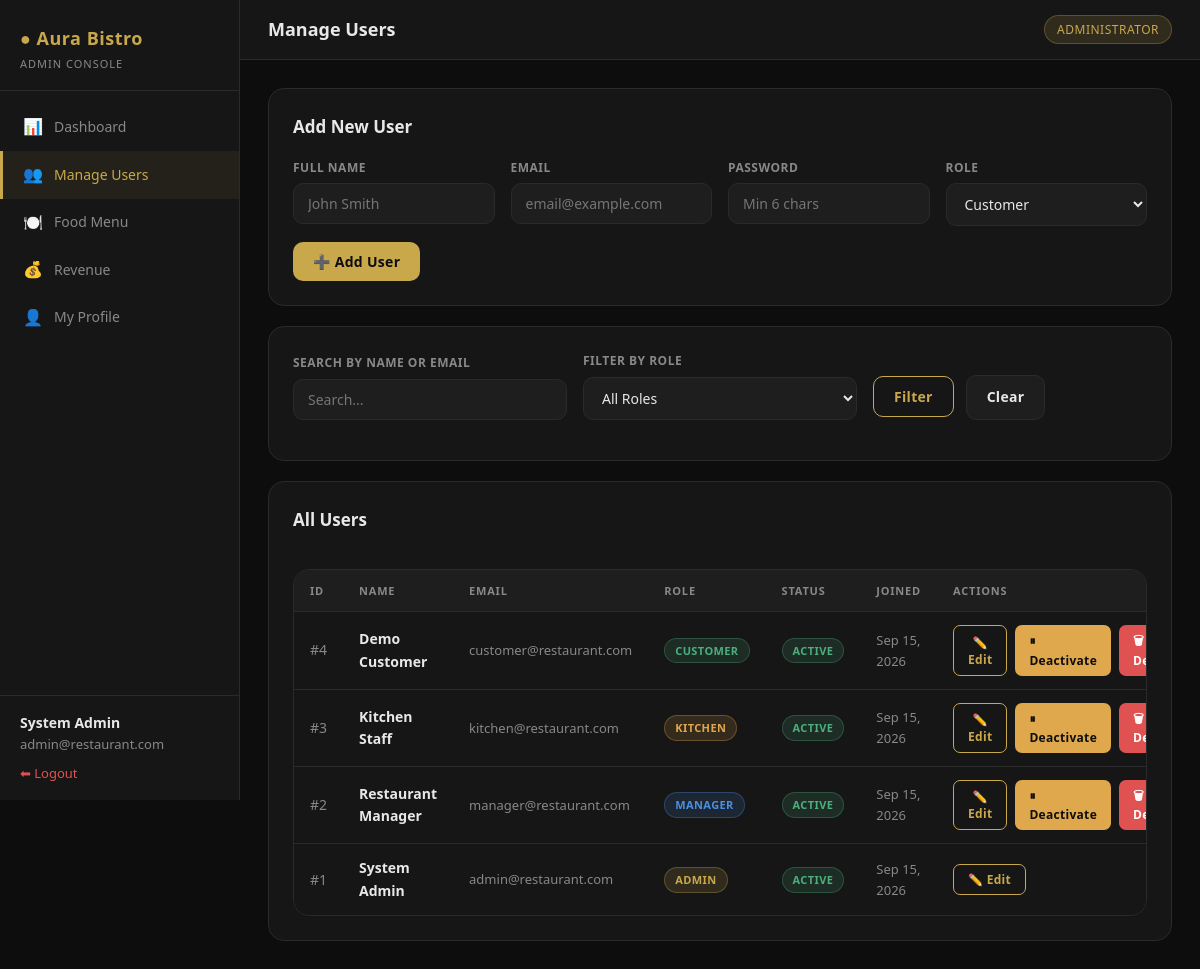
The page /admin/users.php (signed in) on the database its author committed.
### tables this page shows
CREATE TABLE users (
    id          INT AUTO_INCREMENT PRIMARY KEY,
    name        VARCHAR(100)  NOT NULL,
    email       VARCHAR(150)  UNIQUE NOT NULL,
    password    VARCHAR(255)  NOT NULL,
    role        ENUM('admin','manager','customer','kitchen') NOT NULL DEFAULT 'customer',
    status      ENUM('active','inactive') NOT NULL DEFAULT 'active',
    profile_pic VARCHAR(255)  DEFAULT NULL,
    created_at  TIMESTAMP DEFAULT CURRENT_TIMESTAMP
);

### admin/users.php (the view, shortened to what this page needs)
<?php
require "../config/database.php";
$search = trim($_GET['search'] ?? '');
$where = "WHERE 1=1";
$stmt = $conn->prepare("SELECT id,name,email,role,status,created_at FROM users $where ORDER BY id DESC");
$stmt->execute();
$users = $stmt->get_result();
?>
<!DOCTYPE html>
<html lang="en">
<head>
<link rel="stylesheet" href="../assets/css/style.css">
</head>
<body>
<div class="dash-wrap">
    <?php require "../includes/sidebar_admin.php"; ?>
    <div class="main">
        <div class="top-bar">
            <h1>Manage Users</h1>
            <span class="badge-role">Administrator</span>
        </div>
        <div class="content">
            <div class="card mb-20">
                <h2>Add New User</h2>
                <form method="POST">
                    <div class="form-row">
                        <div class="form-group"><label>Full Name</label><input name="name" placeholder="John Smith" required></div>
                        <div class="form-group"><label>Email</label><input type="email" name="email" placeholder="email@example.com" required></div>
                        <div class="form-group"><label>Password</label><input type="password" name="password" placeholder="Min 6 chars" required></div>
                        <div class="form-group">
                            <label>Role</label>
                            <select name="role">
                                <option value="customer">Customer</option>
                            </select>
                        </div>
                    </div>
                    <button class="btn">➕ Add User</button>
                </form>
            </div>
            <div class="card mb-20">
                <form method="GET" class="form-row" style="align-items:flex-end">
                    <div class="form-group" style="flex:2">
                        <label>Search by name or email</label>
                        <input name="search" placeholder="Search..." value="<?= htmlspecialchars($search) ?>">
                    </div>
                    <div class="form-group">
                        <label>Filter by role</label>
                        <select name="role">
                            <option value="">All Roles</option>
                        </select>
                    </div>
                    <div style="padding-bottom:16px"><button class="btn btn-outline">Filter</button>
                    <a href="users.php" class="btn btn-dark" style="margin-left:8px">Clear</a></div>
                </form>
            </div>
            <div class="card">
                <div class="section-head">
                    <h2>All Users</h2>
                </div>
                <div class="tbl-wrap">
                    <table>
                        <thead>
                            <tr>
                                <th>ID</th><th>Name</th><th>Email</th><th>Role</th>
                                <th>Status</th><th>Joined</th><th>Actions</th>
                            </tr>
                        </thead>
                        <tbody>
                        <?php while ($u = $users->fetch_assoc()): ?>
                            <tr>
                                <td style="color:var(--muted)">#<?= $u['id'] ?></td>
                                <td><strong><?= htmlspecialchars($u['name']) ?></strong></td>
                                <td style="color:var(--muted);font-size:13px"><?= htmlspecialchars($u['email']) ?></td>
                                <td><span class="badge badge-<?= $u['role'] ?>"><?= ucfirst($u['role']) ?></span></td>
                                <td><span class="badge badge-<?= $u['status'] ?>"><?= ucfirst($u['status']) ?></span></td>
                                <td style="color:var(--muted);font-size:13px"><?= date('M d, Y', strtotime($u['created_at'])) ?></td>
                                <td>
                                    <div class="flex gap-8">
                                        <button class="btn btn-sm btn-outline"
                                            onclick="openEdit(<?= $u['id'] ?>, '<?= htmlspecialchars(addslashes($u['name'])) ?>', '<?= $u['role'] ?>', '<?= $u['status'] ?>')">
                                            ✏️ Edit
                                        </button>
                                        <?php if ($u['id'] !== (int)$_SESSION['user']['id']): ?>
                                            <?php if ($u['status'] === 'active'): ?>
                                                <a class="btn btn-sm btn-warning"
                                                   href="users.php?toggle=deactivate&id=<?= $u['id'] ?>"
                                                   onclick="return confirm('Deactivate this user?')">⏸ Deactivate</a>
                                            <?php else: ?>
                                                <a class="btn btn-sm btn-success"
                                                   href="users.php?toggle=activate&id=<?= $u['id'] ?>">▶ Activate</a>
                                            <?php endif; ?>
                                            <a class="btn btn-sm btn-danger"
                                               href="users.php?delete=<?= $u['id'] ?>"
                                               onclick="return confirm('Delete this user permanently?')">🗑 Delete</a>
                                        <?php endif; ?>
                                    </div>
                                </td>
                            </tr>
                        <?php endwhile; ?>
                        </tbody>
                    </table>
                </div>
            </div>
        </div>
    </div>
</div>
</body>
</html>

### assets/css/style.css (style rules this page uses)
:root { --bg: #0d0d0d; --bg2: #161616; --bg3: #1e1e1e; --border: #2a2a2a; --gold: #c9a84c; --gold-lt: #e0c070; --text: #e8e8e8; --muted: #888; --danger: #e05252; --success: #4caf7d; --warning: #e0a84c; --info: #4c8fe0; --radius: 10px; --radius-lg: 16px; --shadow: 0 4px 24px rgba(0,0,0,.45); }
* { box-sizing: border-box; margin: 0; padding: 0; }
html { scroll-behavior: smooth; }
body { font-family: 'Segoe UI', Arial, sans-serif; background: var(--bg); color: var(--text); min-height: 100vh; font-size: 15px; line-height: 1.6; }
a { color: var(--gold); text-decoration: none; }
.dash-wrap { display: flex; min-height: 100vh; }
.main { flex: 1; overflow-x: hidden; }
.top-bar { background: var(--bg2); border-bottom: 1px solid var(--border); padding: 0 28px; height: 60px; display: flex; align-items: center; justify-content: space-between; }
.top-bar h1 { font-size: 18px; font-weight: 600; color: var(--text); }
.top-bar .badge-role { background: rgba(201,168,76,.15); color: var(--gold); padding: 4px 12px; border-radius: 20px; font-size: 12px; letter-spacing: .5px; text-transform: uppercase; border: 1px solid rgba(201,168,76,.3); }
.content { padding: 28px; }
.card { background: var(--bg2); border: 1px solid var(--border); border-radius: var(--radius-lg); padding: 24px; }
.card h2 { font-size: 17px; font-weight: 600; margin-bottom: 18px; color: var(--text); }
label { display: block; font-size: 12px; color: var(--muted); text-transform: uppercase; letter-spacing: .5px; margin-bottom: 6px; font-weight: 600; }
input, select, textarea { width: 100%; background: var(--bg3); border: 1px solid var(--border); color: var(--text); padding: 10px 14px; border-radius: var(--radius); font-size: 14px; transition: border-color .2s; margin-bottom: 16px; font-family: inherit; }
select option { background: var(--bg3); }
.form-row { display: grid; grid-template-columns: repeat(auto-fit, minmax(180px, 1fr)); gap: 16px; }
.form-row input, .form-row select { margin-bottom: 0; }
.form-group { margin-bottom: 16px; }
.form-group input, .form-group select, .form-group textarea { margin-bottom: 0; }
.btn { display: inline-flex; align-items: center; gap: 6px; background: var(--gold); color: #0d0d0d; border: none; padding: 10px 20px; border-radius: var(--radius); font-size: 14px; font-weight: 600; cursor: pointer; transition: all .2s; text-decoration: none; font-family: inherit; letter-spacing: .3px; }
.btn-sm { padding: 6px 14px; font-size: 12px; border-radius: 7px; }
.btn-outline { background: transparent; color: var(--gold); border: 1px solid var(--gold); }
.btn-danger { background: var(--danger); color: white; }
.btn-warning { background: var(--warning); color: #0d0d0d; }
.btn-dark { background: var(--bg3); color: var(--text); border: 1px solid var(--border); }
.tbl-wrap { overflow-x: auto; border-radius: var(--radius-lg); border: 1px solid var(--border); }
table { width: 100%; border-collapse: collapse; background: var(--bg2); }
thead th { background: var(--bg3); color: var(--muted); font-size: 11px; text-transform: uppercase; letter-spacing: .8px; padding: 12px 16px; text-align: left; font-weight: 600; border-bottom: 1px solid var(--border); }
tbody td { padding: 13px 16px; border-bottom: 1px solid var(--border); font-size: 14px; color: var(--text); }
tbody tr:last-child td { border-bottom: none; }
.badge { display: inline-block; padding: 3px 10px; border-radius: 20px; font-size: 11px; font-weight: 600; text-transform: uppercase; letter-spacing: .4px; }
.badge-active { background: rgba(76,175,125,.15); color: var(--success); border: 1px solid rgba(76,175,125,.3); }
.badge-admin { background: rgba(201,168,76,.15); color: var(--gold); border: 1px solid rgba(201,168,76,.3); }
.badge-manager { background: rgba(76,143,224,.15); color: var(--info); border: 1px solid rgba(76,143,224,.3); }
.badge-customer { background: rgba(76,175,125,.15); color: var(--success); border: 1px solid rgba(76,175,125,.3); }
.badge-kitchen { background: rgba(224,168,76,.15); color: var(--warning); border: 1px solid rgba(224,168,76,.3); }
.mb-20 { margin-bottom: 20px; }
.flex { display: flex; }
.gap-8 { gap: 8px; }
.section-head { display: flex; align-items: center; justify-content: space-between; margin-bottom: 18px; }
.section-head h2 { font-size: 17px; font-weight: 600; }

### rows shown on the page
users: id "4", name "Demo Customer", email "customer@restaurant.com", role "CUSTOMER", status "ACTIVE", created_at "Sep 15, 2026"
users: id "3", name "Kitchen Staff", email "kitchen@restaurant.com", role "KITCHEN", status "ACTIVE", created_at "Sep 15, 2026"
users: id "2", name "Restaurant Manager", email "manager@restaurant.com", role "MANAGER", status "ACTIVE", created_at "Sep 15, 2026"
users: id "1", name "System Admin", email "admin@restaurant.com", role "ADMIN", status "ACTIVE", created_at "Sep 15, 2026"

### other values the page prints
$_SESSION['user']['name'] "System Admin"
$_SESSION['user']['email'] "admin@restaurant.com"
